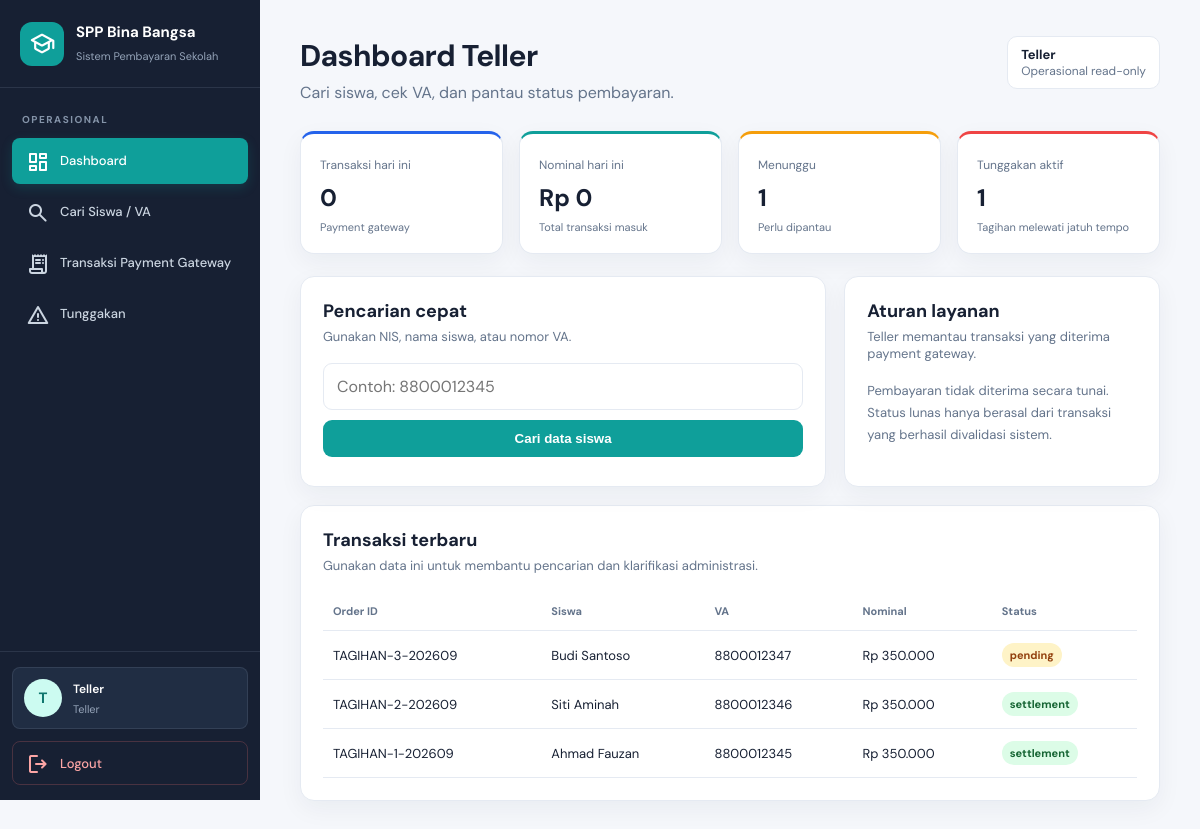
Screenshot of /teller/dashboard.php (signed in) with the database file from the repository.
### tables this page shows
CREATE TABLE `transaksi_payment_gateway` (
  `id_transaksi`      INT UNSIGNED NOT NULL AUTO_INCREMENT,
  `order_id`          VARCHAR(100) NOT NULL COMMENT 'dibuat aplikasi, contoh: TAGIHAN-3-202609',
  `transaction_id`    VARCHAR(100) NULL COMMENT 'dari notifikasi Midtrans',
  `virtual_account`   VARCHAR(20)  NOT NULL,
  `id_siswa`          INT UNSIGNED NULL,
  `tanggal_transaksi` DATE NULL,
  `waktu_transaksi`   DATETIME NULL COMMENT 'transaction_time / settlement_time dari Midtrans',
  `nominal`           BIGINT UNSIGNED NOT NULL,
  `payment_type`      VARCHAR(30) NULL COMMENT 'bank_transfer, qris, e_wallet, dll',
  `payment_channel`   VARCHAR(50) NULL COMMENT 'bca, bni, bri, mandiri, dll',
  `reference_number`  VARCHAR(100) NULL COMMENT 'nomor referensi bank / fraud',
  `status_transaksi`  ENUM('pending','capture','settlement','deny','cancel','expire') NOT NULL DEFAULT 'pending',
  `fraud_status`      ENUM('accept','deny','challenge') NULL,
  `signature_key`     VARCHAR(255) NULL,
  `raw_response`      TEXT NULL COMMENT 'payload notifikasi Midtrans apa adanya',
  `created_at`        DATETIME NOT NULL DEFAULT CURRENT_TIMESTAMP,
  `updated_at`        DATETIME NOT NULL DEFAULT CURRENT_TIMESTAMP ON UPDATE CURRENT_TIMESTAMP,
  PRIMARY KEY (`id_transaksi`),
  UNIQUE KEY `uq_trx_order_id` (`order_id`),
  UNIQUE KEY `uq_trx_transaction_id` (`transaction_id`),
  KEY `fk_trx_siswa` (`id_siswa`),
  KEY `idx_trx_va` (`virtual_account`),
  KEY `idx_trx_status` (`status_transaksi`),
  CONSTRAINT `fk_trx_siswa` FOREIGN KEY (`id_siswa`) REFERENCES `siswa` (`id_siswa`) ON DELETE SET NULL
);

CREATE TABLE `siswa` (
  `id_siswa`       INT UNSIGNED NOT NULL AUTO_INCREMENT,
  `nis`            CHAR(5)     NOT NULL COMMENT '5 digit, menjadi 5 digit terakhir nomor VA',
  `nisn`           CHAR(10)    NULL,
  `nama`           VARCHAR(100) NOT NULL,
  `jenis_kelamin`  ENUM('L','P') NOT NULL,
  `tempat_lahir`   VARCHAR(60) NULL,
  `tanggal_lahir`  DATE        NULL,
  `alamat`         VARCHAR(255) NULL,
  `no_hp`          VARCHAR(20) NULL,
  `nama_orang_tua` VARCHAR(100) NULL,
  `id_kelas`       INT UNSIGNED NOT NULL,
  `id_tahun_ajaran` INT UNSIGNED NOT NULL,
  `id_user`        INT UNSIGNED NULL COMMENT 'akun login siswa',
  `status`         ENUM('aktif','lulus','keluar') NOT NULL DEFAULT 'aktif',
  `created_at`     DATETIME NOT NULL DEFAULT CURRENT_TIMESTAMP,
  `updated_at`     DATETIME NOT NULL DEFAULT CURRENT_TIMESTAMP ON UPDATE CURRENT_TIMESTAMP,
  PRIMARY KEY (`id_siswa`),
  UNIQUE KEY `uq_siswa_nis` (`nis`),
  UNIQUE KEY `uq_siswa_nisn` (`nisn`),
  UNIQUE KEY `uq_siswa_user` (`id_user`),
  KEY `fk_siswa_kelas` (`id_kelas`),
  KEY `fk_siswa_ta` (`id_tahun_ajaran`),
  CONSTRAINT `fk_siswa_kelas` FOREIGN KEY (`id_kelas`) REFERENCES `kelas` (`id_kelas`),
  CONSTRAINT `fk_siswa_ta`    FOREIGN KEY (`id_tahun_ajaran`) REFERENCES `tahun_ajaran` (`id_tahun_ajaran`),
  CONSTRAINT `fk_siswa_user`  FOREIGN KEY (`id_user`) REFERENCES `users` (`id_user`) ON DELETE SET NULL
);

### config/auth.php (called while the page is built, shortened)
<?php
function current_user(): ?array
{
    $user = $_SESSION['user'] ?? null;
    return is_array($user) ? $user : null;
}
function require_login(): array
{
    $user = current_user();
    return $user;
}
function require_role(string|array $roles): array
{
    $user = require_login();
    $allowed = is_array($roles) ? $roles : [$roles];
    return $user;
}

### teller/dashboard.php (the view, shortened to what this page needs)
<?php
require_once __DIR__ . '/../config/koneksi.php';
require_once __DIR__ . '/../config/auth.php';
$stats = ['today' => 0, 'today_amount' => 0, 'pending' => 0, 'arrears' => 0]; $recent = [];
try {
    $row = $pdo->query("SELECT COUNT(*) AS jumlah, COALESCE(SUM(nominal),0) AS nominal FROM transaksi_payment_gateway WHERE tanggal_transaksi=CURDATE()")->fetch();
    $stats['today'] = (int) ($row['jumlah'] ?? 0); $stats['today_amount'] = (int) ($row['nominal'] ?? 0);
    $stats['pending'] = (int) $pdo->query("SELECT COUNT(*) FROM transaksi_payment_gateway WHERE status_transaksi='pending'")->fetchColumn();
    $stats['arrears'] = (int) $pdo->query("SELECT COUNT(*) FROM tagihan_spp WHERE status='TUNGGAKAN'")->fetchColumn();
    $recent = $pdo->query("SELECT t.order_id, COALESCE(va.nomor_va, t.virtual_account) AS virtual_account, s.nama, t.nominal, t.status_transaksi, COALESCE(t.waktu_transaksi,t.created_at) AS waktu FROM transaksi_payment_gateway t LEFT JOIN siswa s ON s.id_siswa=t.id_siswa LEFT JOIN virtual_account va ON va.id_siswa=t.id_siswa AND va.status='aktif' ORDER BY waktu DESC LIMIT 8")->fetchAll();
} catch (Throwable $e) { error_log('Dashboard teller: ' . $e->getMessage()); }
function trp(int $value): string { return 'Rp ' . number_format($value, 0, ',', '.'); }
function tpill(string $status): string { $class = in_array($status, ['settlement','capture'], true) ? 'success' : (in_array($status, ['pending'], true) ? 'warning' : (in_array($status, ['deny','cancel','expire'], true) ? 'danger' : 'neutral')); return '<span class="status-pill ' . $class . '">' . htmlspecialchars($status, ENT_QUOTES, 'UTF-8') . '</span>'; }
?>
<!doctype html><html lang="id"><head><link rel="stylesheet" href="../assets/css/teller/sidebar.css"><link rel="stylesheet" href="../assets/css/teller/dashboard.css"></head><body>
<?php require __DIR__ . '/partials/sidebar.php'; ?><main class="staff-main"><header class="staff-header"><div><h1>Dashboard Teller</h1><p>Cari siswa, cek VA, dan pantau status pembayaran.</p></div><div class="staff-role"><strong><?= htmlspecialchars((string) $user['nama'], ENT_QUOTES, 'UTF-8') ?></strong>Operasional read-only</div></header>
<section class="staff-stats"><article class="staff-card blue"><span>Transaksi hari ini</span><strong><?= $stats['today'] ?></strong><small>Payment gateway</small></article><article class="staff-card green"><span>Nominal hari ini</span><strong><?= trp($stats['today_amount']) ?></strong><small>Total transaksi masuk</small></article><article class="staff-card orange"><span>Menunggu</span><strong><?= $stats['pending'] ?></strong><small>Perlu dipantau</small></article><article class="staff-card red" id="tunggakan"><span>Tunggakan aktif</span><strong><?= $stats['arrears'] ?></strong><small>Tagihan melewati jatuh tempo</small></article></section>
<section class="staff-grid"><article class="staff-panel" id="pencarian"><h2>Pencarian cepat</h2><p>Gunakan NIS, nama siswa, atau nomor VA.</p><form class="quick-search" method="get" action="dashboard.php"><input name="q" value="<?= htmlspecialchars((string) ($_GET['q'] ?? ''), ENT_QUOTES, 'UTF-8') ?>" placeholder="Contoh: 8800012345"><button type="submit">Cari data siswa</button></form><?php if (isset($_GET['q'])): ?><p style="margin:16px 0 0;color:var(--staff-muted)">Pencarian akan disambungkan ke daftar monitoring pada tahap berikutnya.</p><?php endif; ?></article><article class="staff-panel"><h2>Aturan layanan</h2><p>Teller memantau transaksi yang diterima payment gateway.</p><p style="line-height:1.7">Pembayaran tidak diterima secara tunai. Status lunas hanya berasal dari transaksi yang berhasil divalidasi sistem.</p></article></section>
<section class="staff-panel" id="transaksi" style="margin-top:18px"><h2>Transaksi terbaru</h2><p>Gunakan data ini untuk membantu pencarian dan klarifikasi administrasi.</p><div class="staff-table-wrap"><table class="staff-table"><thead><tr><th>Order ID</th><th>Siswa</th><th>VA</th><th>Nominal</th><th>Status</th></tr></thead><tbody><?php if (!$recent): ?><tr><td class="empty-state" colspan="5">Belum ada transaksi.</td></tr><?php else: foreach ($recent as $row): ?><tr><td><?= htmlspecialchars($row['order_id'], ENT_QUOTES, 'UTF-8') ?></td><td><?= htmlspecialchars($row['nama'] ?? 'Tidak ditemukan', ENT_QUOTES, 'UTF-8') ?></td><td><?= htmlspecialchars($row['virtual_account'], ENT_QUOTES, 'UTF-8') ?></td><td><?= trp((int) $row['nominal']) ?></td><td><?= tpill((string) $row['status_transaksi']) ?></td></tr><?php endforeach; endif; ?></tbody></table></div></section></main></body></html>

### assets/css/teller/sidebar.css (style rules this page uses)
:root { --sidebar-bg:#172033;--sidebar-surface:#202d43;--sidebar-hover:#293951;--sidebar-primary:#0f9f9a;--sidebar-text:#cbd5e1;--sidebar-muted:#94a3b8;--sidebar-border:rgba(148,163,184,.16);--sidebar-width:260px;--sidebar-radius:8px;--sidebar-transition:.22s ease }

### assets/css/teller/dashboard.css (style rules this page uses)
:root { --page-bg:#f5f7fb;--page-text:#172033;--page-muted:#64748b;--page-border:#e5eaf2 }
* { box-sizing:border-box }
body { margin:0;background:var(--page-bg);color:var(--page-text);font-family:'DM Sans',Arial,sans-serif }
.staff-main { min-height:100vh;margin-left:260px;padding:36px 40px 50px }
.staff-header { display:flex;justify-content:space-between;gap:20px;align-items:flex-start;margin-bottom:28px }
.staff-header h1 { margin:0 0 7px;font-size:30px;letter-spacing:-.6px }
.staff-header p { margin:0;color:var(--page-muted) }
.staff-role { padding:9px 13px;border:1px solid var(--page-border);border-radius:10px;background:#fff;color:var(--page-muted);font-size:12px }
.staff-role strong { display:block;color:var(--page-text);font-size:13px }
.staff-stats { display:grid;grid-template-columns:repeat(4,minmax(0,1fr));gap:16px;margin-bottom:22px }
.staff-card,.staff-panel { border:1px solid var(--page-border);border-radius:14px;background:#fff;box-shadow:0 8px 24px rgba(23,32,51,.05) }
.staff-card { padding:19px }
.staff-card span { color:var(--page-muted);font-size:12px }
.staff-card strong { display:block;margin-top:8px;font-size:24px }
.staff-card small { display:block;margin-top:7px;color:var(--page-muted);font-size:11px }
.staff-card.blue { border-top:3px solid #2563eb }
.staff-card.green { border-top:3px solid #0f9f9a }
.staff-card.orange { border-top:3px solid #f59e0b }
.staff-card.red { border-top:3px solid #ef4444 }
.staff-grid { display:grid;grid-template-columns:1.25fr .75fr;gap:18px }
.staff-panel { padding:22px }
.staff-panel h2 { margin:0 0 5px;font-size:18px }
.staff-panel p { margin:0 0 18px;color:var(--page-muted);font-size:13px }
.staff-table-wrap { overflow-x:auto }
.staff-table { width:100%;border-collapse:collapse;font-size:13px }
.staff-table th,.staff-table td { padding:12px 10px;border-bottom:1px solid var(--page-border);text-align:left;white-space:nowrap }
.staff-table th { color:var(--page-muted);font-size:11px;font-weight:700 }
.status-pill { display:inline-flex;padding:5px 8px;border-radius:999px;font-size:11px;font-weight:700 }
.status-pill.success { background:#dcfce7;color:#166534 }
.status-pill.warning { background:#fef3c7;color:#92400e }
.quick-search { display:grid;gap:10px }
.quick-search input { width:100%;padding:12px 13px;border:1px solid var(--page-border);border-radius:9px;font:inherit }
.quick-search button { padding:11px 14px;border:0;border-radius:9px;background:#0f9f9a;color:#fff;font-weight:700;cursor:pointer }

### rows the page displays
transaksi_payment_gateway: order "TAGIHAN-3-202609", id_siswa.nama "Budi Santoso", virtual_account "8800012347", nominal "Rp 350.000", status_transaksi "pending"
transaksi_payment_gateway: order "TAGIHAN-2-202609", id_siswa.nama "Siti Aminah", virtual_account "8800012346", nominal "Rp 350.000", status_transaksi "settlement"
transaksi_payment_gateway: order "TAGIHAN-1-202609", id_siswa.nama "Ahmad Fauzan", virtual_account "8800012345", nominal "Rp 350.000", status_transaksi "settlement"

### other values shown
$userInitial "T"
$userName "Teller"
$user['nama'] "Teller"
$stats['today'] "0"
trp($stats['today_amount']) "Rp 0"
$stats['pending'] "1"
$stats['arrears'] "1"
